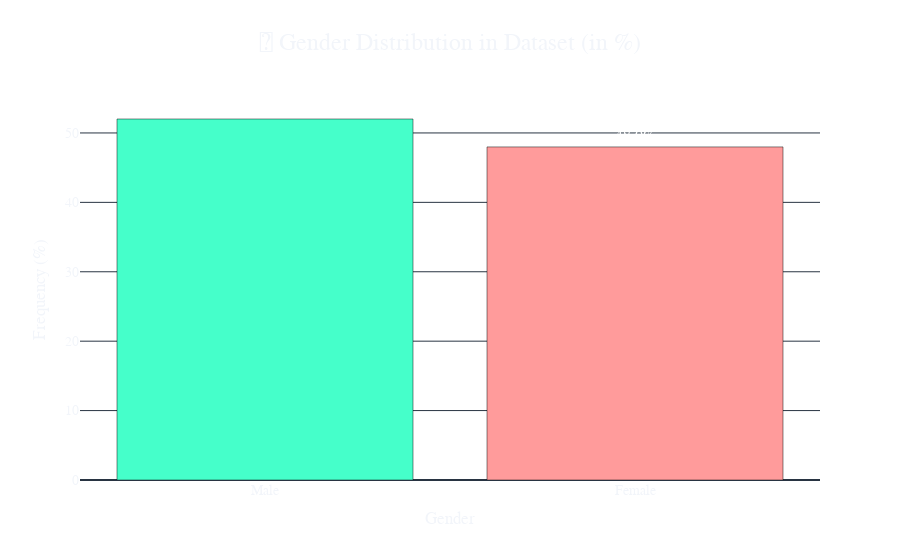

The notebook cell this image was saved under:
### Code cell
# Create bar chart
fig = px.bar(
    data_frame=gender,
    x=gender.index,
    y=gender.values,
    color=gender.index,
    title="👥 Gender Distribution in Dataset (in %)",
    labels={"x": "Gender", "y": "Percentage"},
    color_discrete_sequence=["#45FFCA", "#FF9B9B"],
    template="plotly_dark",
    text=gender.apply(lambda x: f"{x:.1f}%")
)

# Update layout for better readability
fig.update_layout(
    title_font_size=24,
    title_x=0.5,
    xaxis_title="Gender",
    yaxis_title="Frequency (%)",
    font=dict(family="Arial", size=14),
    plot_bgcolor="rgba(0,0,0,0)",
    paper_bgcolor="rgba(0,0,0,0)",
    showlegend=False
)

    # Update text and hover styling
    fig.update_traces(
        textposition="outside",
        textfont=dict(size=16, family="Arial", color="#FFFFFF"),
        hovertemplate="Gender: %{x}<br>Percentage: %{y:.1f}%"
    )

    # Show the plot
    fig.show()

### Figure 1 — Plotly figure (JSON) as saved in the notebook; plotly's stock layout.template omitted (floating-point values rounded to 4 significant figures)
{"data": [{"hovertemplate": "Gender: %{x}<br>Percentage: %{y:.1f}%", "legendgroup": "Male", "marker": {"color": "#45FFCA", "pattern": {"shape": ""}}, "name": "Male", "orientation": "v", "showlegend": true, "text": ["52.0%"], "textfont": {"color": "#FFFFFF", "family": "Arial", "size": 16}, "textposition": "outside", "type": "bar", "x": ["Male"], "xaxis": "x", "y": [52.01], "yaxis": "y"}, {"hovertemplate": "Gender: %{x}<br>Percentage: %{y:.1f}%", "legendgroup": "Female", "marker": {"color": "#FF9B9B", "pattern": {"shape": ""}}, "name": "Female", "orientation": "v", "showlegend": true, "text": ["48.0%"], "textfont": {"color": "#FFFFFF", "family": "Arial", "size": 16}, "textposition": "outside", "type": "bar", "x": ["Female"], "xaxis": "x", "y": [47.99], "yaxis": "y"}], "layout": {"barmode": "relative", "font": {"family": "Arial", "size": 14}, "legend": {"title": {"text": "Gender"}, "tracegroupgap": 0}, "paper_bgcolor": "rgba(0,0,0,0)", "plot_bgcolor": "rgba(0,0,0,0)", "showlegend": false, "title": {"font": {"size": 24}, "text": "👥 Gender Distribution in Dataset (in %)", "x": 0.5}, "xaxis": {"anchor": "y", "categoryarray": ["Male", "Female"], "categoryorder": "array", "domain": [0, 1], "title": {"text": "Gender"}}, "yaxis": {"anchor": "x", "domain": [0, 1], "title": {"text": "Frequency (%)"}}}}
